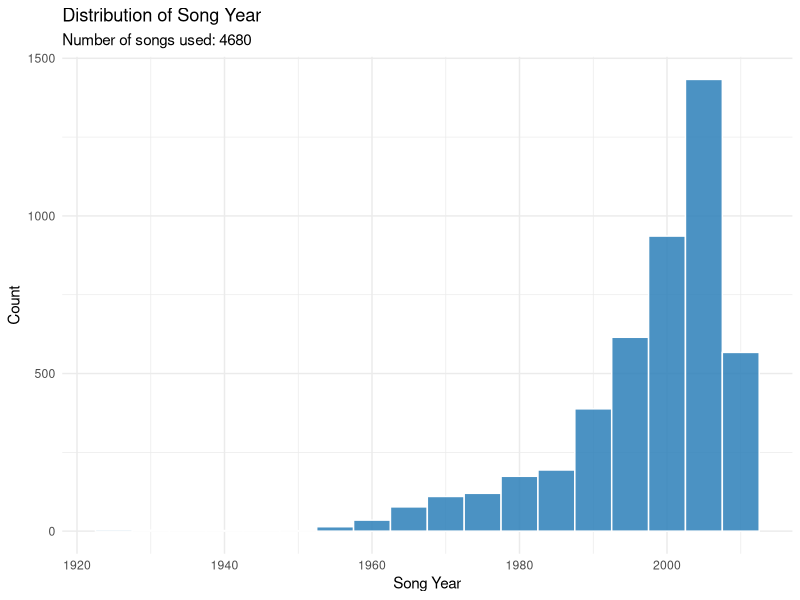

The R script that drew this image:
# Read the music CSV file
music <- read.csv("data/music.csv", stringsAsFactors = FALSE)

# Convert song.year to numeric and filter out 0 values
music$song.year <- as.numeric(as.character(music$song.year))
music_filtered <- subset(music, song.year != 0 & !is.na(song.year))

# Count songs used in the distribution
song_count <- nrow(music_filtered)

# Create the distribution plot
library(ggplot2)
plot_year <- ggplot(music_filtered, aes(x = song.year)) +
  geom_histogram(binwidth = 5, fill = "#2c7fb8", color = "white", alpha = 0.85) +
  labs(
    title = "Distribution of Song Year",
    subtitle = paste0("Number of songs used: ", song_count),
    x = "Song Year",
    y = "Count"
  ) +
  theme_minimal()

# Display the plot when interactive, otherwise save it to a PNG file
if (interactive()) {
  print(plot_year)
} else {
  ggsave("song_year_distribution.png", plot_year, width = 10, height = 6)
  message("Plot saved to song_year_distribution.png")
}
